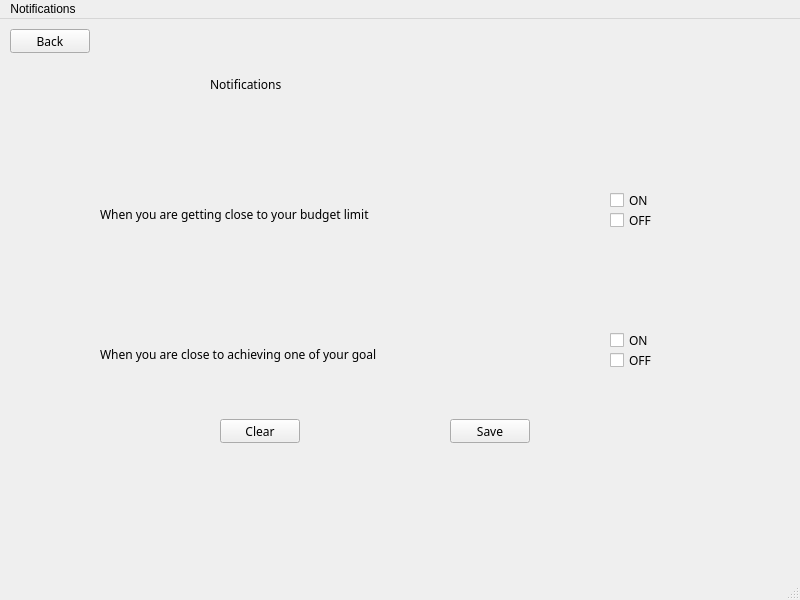
<?xml version="1.0" encoding="UTF-8"?>
<ui version="4.0">
 <class>notifications</class>
 <widget class="QMainWindow" name="notifications">
  <property name="geometry">
   <rect>
    <x>0</x>
    <y>0</y>
    <width>800</width>
    <height>600</height>
   </rect>
  </property>
  <property name="windowTitle">
   <string>MainWindow</string>
  </property>
  <widget class="QWidget" name="centralwidget">
   <widget class="QLabel" name="label">
    <property name="geometry">
     <rect>
      <x>210</x>
      <y>30</y>
      <width>441</width>
      <height>71</height>
     </rect>
    </property>
    <property name="font">
     <font>
      <family>Cascadia Code</family>
      <pointsize>9</pointsize>
     </font>
    </property>
    <property name="text">
     <string>Notifications</string>
    </property>
   </widget>
   <widget class="QPushButton" name="pushButton">
    <property name="geometry">
     <rect>
      <x>10</x>
      <y>10</y>
      <width>80</width>
      <height>24</height>
     </rect>
    </property>
    <property name="font">
     <font>
      <family>Cascadia Code</family>
     </font>
    </property>
    <property name="text">
     <string>Back</string>
    </property>
   </widget>
   <widget class="QLabel" name="label_2">
    <property name="geometry">
     <rect>
      <x>100</x>
      <y>180</y>
      <width>481</width>
      <height>31</height>
     </rect>
    </property>
    <property name="font">
     <font>
      <family>Cascadia Code</family>
     </font>
    </property>
    <property name="text">
     <string>When you are getting close to your budget limit</string>
    </property>
   </widget>
   <widget class="QCheckBox" name="checkBox">
    <property name="geometry">
     <rect>
      <x>610</x>
      <y>170</y>
      <width>78</width>
      <height>22</height>
     </rect>
    </property>
    <property name="font">
     <font>
      <family>Cascadia Code</family>
     </font>
    </property>
    <property name="text">
     <string>ON</string>
    </property>
   </widget>
   <widget class="QCheckBox" name="checkBox_2">
    <property name="geometry">
     <rect>
      <x>610</x>
      <y>190</y>
      <width>78</width>
      <height>22</height>
     </rect>
    </property>
    <property name="font">
     <font>
      <family>Cascadia Code</family>
     </font>
    </property>
    <property name="text">
     <string>OFF</string>
    </property>
   </widget>
   <widget class="QCheckBox" name="checkBox_3">
    <property name="geometry">
     <rect>
      <x>610</x>
      <y>330</y>
      <width>78</width>
      <height>22</height>
     </rect>
    </property>
    <property name="font">
     <font>
      <family>Cascadia Code</family>
     </font>
    </property>
    <property name="text">
     <string>OFF</string>
    </property>
   </widget>
   <widget class="QCheckBox" name="checkBox_4">
    <property name="geometry">
     <rect>
      <x>610</x>
      <y>310</y>
      <width>78</width>
      <height>22</height>
     </rect>
    </property>
    <property name="font">
     <font>
      <family>Cascadia Code</family>
     </font>
    </property>
    <property name="text">
     <string>ON</string>
    </property>
   </widget>
   <widget class="QLabel" name="label_3">
    <property name="geometry">
     <rect>
      <x>100</x>
      <y>320</y>
      <width>451</width>
      <height>31</height>
     </rect>
    </property>
    <property name="font">
     <font>
      <family>Cascadia Code</family>
     </font>
    </property>
    <property name="text">
     <string>When you are close to achieving one of your goal</string>
    </property>
   </widget>
   <widget class="QPushButton" name="pushButton_2">
    <property name="geometry">
     <rect>
      <x>450</x>
      <y>400</y>
      <width>80</width>
      <height>24</height>
     </rect>
    </property>
    <property name="font">
     <font>
      <family>Cascadia Code</family>
     </font>
    </property>
    <property name="text">
     <string>Save</string>
    </property>
   </widget>
   <widget class="QPushButton" name="pushButton_3">
    <property name="geometry">
     <rect>
      <x>220</x>
      <y>400</y>
      <width>80</width>
      <height>24</height>
     </rect>
    </property>
    <property name="font">
     <font>
      <family>Cascadia Code</family>
     </font>
    </property>
    <property name="text">
     <string>Clear</string>
    </property>
   </widget>
  </widget>
  <widget class="QMenuBar" name="menubar">
   <property name="geometry">
    <rect>
     <x>0</x>
     <y>0</y>
     <width>800</width>
     <height>21</height>
    </rect>
   </property>
   <widget class="QMenu" name="menuNotifications">
    <property name="title">
     <string>Notifications</string>
    </property>
   </widget>
   <addaction name="menuNotifications"/>
  </widget>
  <widget class="QStatusBar" name="statusbar"/>
 </widget>
 <resources/>
 <connections/>
</ui>
